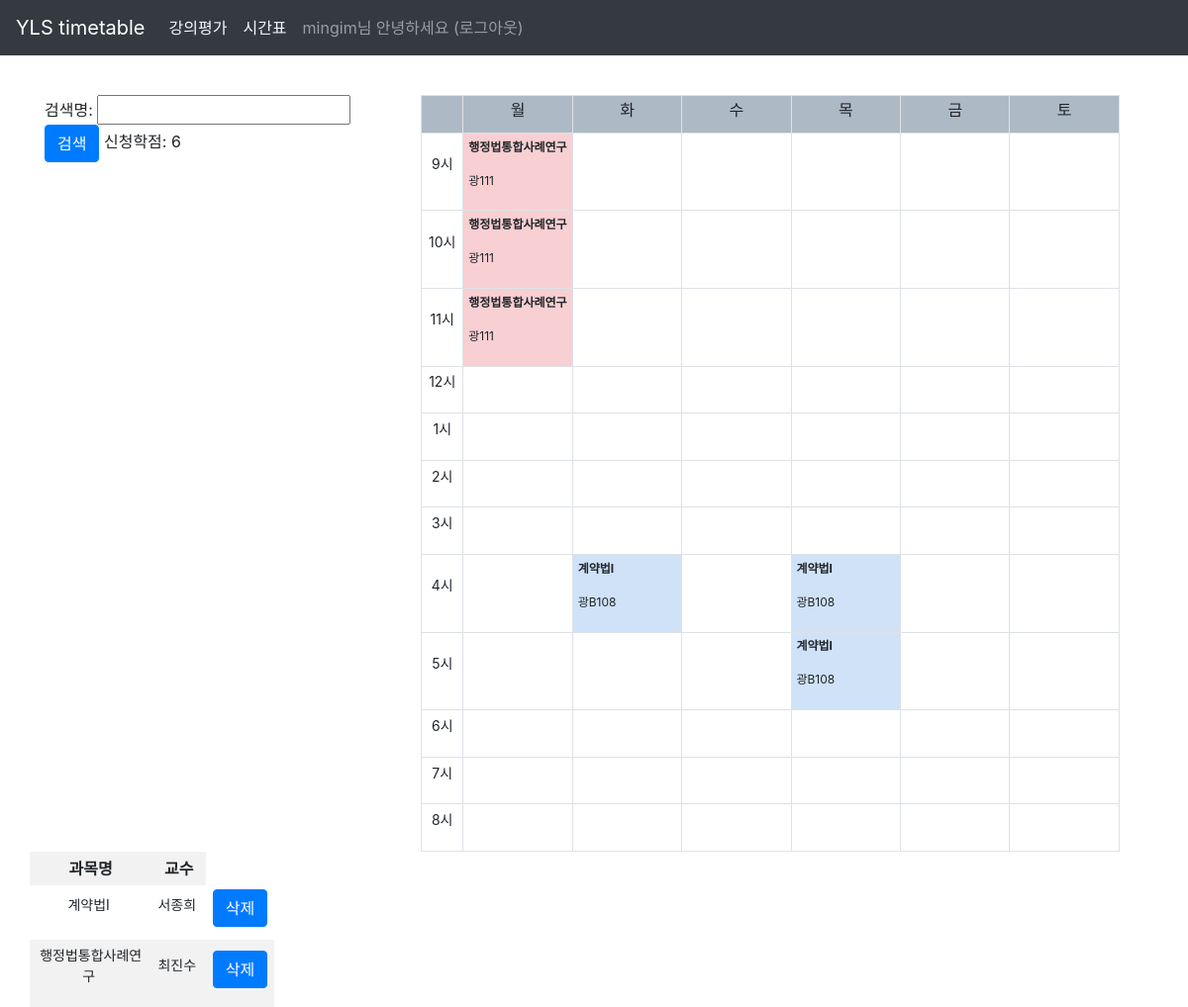
Screenshot of /timetable/search/ (signed in) with the database file from the repository.
### timetable/models.py (models this page shows, shortened)
class ClassD(models.Model):
    title = models.CharField(max_length=200)
    professor = models.CharField(max_length=200)
    time = models.CharField(max_length=200)
    room = models.CharField(max_length=200)
    semester = models.CharField(max_length=200)
    number = models.CharField(max_length=200)
    ban = models.CharField(max_length=200)
    voter = models.ManyToManyField(User, related_name='class_voter', blank=True)

### timetable/views.py (the view, shortened to what this page needs)
# urls.py: path('', views.index, name='index'),
@login_required(login_url='common:login')
def index(request):
    user = request.user
    q = user.class_voter.all()
    ran = range(1, 13)
    rang = range(0, 6)
    tabletime = []
    tablename = []
    tablecolor = []
    tableroom = []
    colorcount = 0
    for temp in q:
        temptime = temp.time
        tempnam = temp.title
        strings = temptime.split(',')
        colorcount += 1
        count = 0
        for string in strings:
            string = string.replace(u'\xa0', u'')
            tempname = tempnam.replace(u'\xa0', u'')
            if len(string) == 2:
                if string[0] == '월':
                    tabletime.append(int(string[1]))
                    count = 0
                if string[0] == '화':
                    tabletime.append(int(string[1]) + 20)
                    count = 20
                if string[0] == '수':
                    tabletime.append(int(string[1]) + 40)
                    count = 40
                if string[0] == '목':
                    tabletime.append(int(string[1]) + 60)
                    count = 60
                if string[0] == '금':
                    tabletime.append(int(string[1]) + 80)
                    count = 80
                if string[0] == '토':
                    tabletime.append(int(string[1]) + 100)
                    count = 100
                if string[0] == '1':
                    tabletime.append(int(string[0]) * 10 + int(string[1]) + count)
            if len(string) == 1:
                tabletime.append(int(string[0]) + count)
            tablename.append(tempname)
            tablecolor.append(colorcount)
            tableroom.append(temp.room)
    return render(request, 'index.html', {"list": q, "ran": ran, "rang": rang,
                                    "tabletime": tabletime, "tablename": tablename,
                                          "tablecolor": tablecolor, "tableroom": tableroom})

### timetable/templatetags/custom_tags.py (called while the page is built)
@register.simple_tag
def add_str(left, right):
    return left + right*20

@register.simple_tag
def location(list, loc):
    a = list.index(loc)
    return a

@register.simple_tag
def content(list, loc):
    a = list[loc]
    return a

@register.simple_tag
def time(ctime):
    ptime = ctime+8
    qtime = ptime % 12
    if qtime == 0:
        qtime += 12
    return qtime

### templates/index.html (shortened to what this page needs)
{% extends 'base.html' %}
{% load custom_tags %}
{% block content %}
<br>
<div class="container mt-3">
    <div class="row">
        <div class="col-md-4">
            <form method="POST" action="{% url 'timetable:result' %}">검색명:
                <input type="text" name="classname">
                <button type="submit" class="btn btn-primary">검색</button>
                신청학점: {{ tabletime | length }}
            </form>
        </div>
        <div class="col-md-8">
            <table class="table-sm table-bordered" style="table-layout: fixed">
                <tbody>
                <tr class="text-center" style="background-color:#AEB9C6">
                    <th width="6%"></th>
                    <th width="15.6%"><h6>월</h6></th>
                    <th width="15.6%"><h6>화</h6></th>
                    <th width="15.6%"><h6>수</h6></th>
                    <th width="15.6%"><h6>목</h6></th>
                    <th width="15.6%"><h6>금</h6></th>
                    <th width="15.6%"><h6>토</h6></th>
                </tr>
                {% for i in ran %}
                <tr>
                    {% time i as p %}
                    <th class="text-center align-middle"><p style = "font-size:14px; font-weight:lighter;">{{ p }}시</p></th>
                    {% for j in rang %}
                    {% add_str i j as cou %}
                    {% if cou in tabletime %}
                    {% location tabletime cou as loca %}
                    {% content tablename loca as title %}
                    {% content tablecolor loca as color %}
                    {% content tableroom loca as room %}
                        {% if color == 1 %}
                        <th bgcolor="CFE2F8">
                            <p style = "font-size:12px;">{{ title }}</p>
                            <p style = "font-size:12px; font-weight:lighter;">{{ room }}</p>
                        </th>
                        {% endif %}
                        {% if color == 2 %}
                        <th bgcolor="F8CFD2">
                            <p style = "font-size:12px;">{{ title }}</p>
                            <p style = "font-size:12px; font-weight:lighter;">{{ room }}</p>
                        </th>
                        {% endif %}
                        {% else %}
                        <th></th>
                        {% endif %}
                    {% endfor %}
                </tr>
                {% endfor %}
                </tbody>
            </table>
        </div>
    </div>
    <div class="row">
        <table class="table-sm table-striped table-condensed">
            <tbody>
            <tr class="text-center">
                <th style="width: 50%">과목명</th>
                <th>교수</th>
            </tr>
            {% for i in list %}
            <tr class = "text-center" height="30px">
                <td><p style = "font-size:14px;">{{ i.title }}</p></td>
                <td><p style = "font-size:14px;">{{ i.professor }}</p></td>
                <td><h6>
                    <form method="POST" action="{% url 'timetable:delete' i.id %}">
                        <button type="submit" class="btn btn-primary">삭제</button>
                    </form>
                </h6></td>
                </tr>
            {% endfor %}
            </tbody>
        </table>
    </div>
</div>
{% endblock %}

### templates/navbar.html (shortened to what this page needs)
<nav class="navbar navbar-expand-lg navbar-dark bg-dark">
    <a class="navbar-brand" href="{% url 'index' %}">YLS timetable</a>
    <div class="collapse navbar-collapse flex-grow-0" id="navbarNav">
        <ul class="nav navbar-nav">
            <li class="nav-item">
                <a class="nav-link text-light" href="{% url 'board:list' %}">강의평가</a>
            </li>
            <li class="nav-item">
                <a class="nav-link text-light" href="{% url 'index' %}">시간표</a>
            </li>
        </ul>
        <ul class="nav navbar-nav">
            <li class="nav-item">
                {% if user.is_authenticated %}
                <a class="nav-link" href="{% url 'common:logout' %}">
                    {{ user.username }}님 안녕하세요 (로그아웃)
                </a>
                {% else %}
                <a class="nav-link" href="{% url 'common:login' %}">로그인</a>
                {% endif %}
            </li>
        </ul>
    </div>
</nav>

### rows the page displays
ClassD: rang "광111" "광111" "광111", title "행정법통합사례연구", professor "최진수"
ClassD: rang "광B108" "광B108" "광B108", title "계약법Ⅰ", professor "서종희"

### other values shown
{{ user.username }} "mingim"
{{ tabletime | length }} "6"
{{ p }} "9" "10" "11" "12" "1" "2" "3" "4" "5" "6" "7" "8"
{{ title }} "행정법통합사례연구" "행정법통합사례연구" "행정법통합사례연구"
{{ title }} "계약법Ⅰ" "계약법Ⅰ" "계약법Ⅰ"
